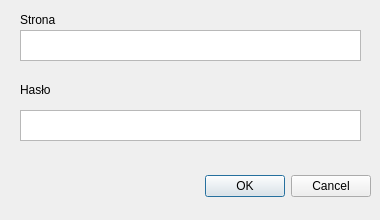
<?xml version="1.0" encoding="UTF-8"?>
<ui version="4.0">
 <class>addPassword</class>
 <widget class="QDialog" name="addPassword">
  <property name="geometry">
   <rect>
    <x>0</x>
    <y>0</y>
    <width>380</width>
    <height>220</height>
   </rect>
  </property>
  <property name="minimumSize">
   <size>
    <width>380</width>
    <height>220</height>
   </size>
  </property>
  <property name="maximumSize">
   <size>
    <width>380</width>
    <height>220</height>
   </size>
  </property>
  <property name="windowTitle">
   <string>Dialog</string>
  </property>
  <widget class="QDialogButtonBox" name="buttonBox">
   <property name="geometry">
    <rect>
     <x>30</x>
     <y>170</y>
     <width>341</width>
     <height>32</height>
    </rect>
   </property>
   <property name="orientation">
    <enum>Qt::Horizontal</enum>
   </property>
   <property name="standardButtons">
    <set>QDialogButtonBox::Cancel|QDialogButtonBox::Ok</set>
   </property>
  </widget>
  <widget class="QTextEdit" name="siteText">
   <property name="geometry">
    <rect>
     <x>20</x>
     <y>30</y>
     <width>341</width>
     <height>31</height>
    </rect>
   </property>
   <property name="tabChangesFocus">
    <bool>true</bool>
   </property>
   <property name="acceptRichText">
    <bool>false</bool>
   </property>
  </widget>
  <widget class="QTextEdit" name="passwordText">
   <property name="geometry">
    <rect>
     <x>20</x>
     <y>110</y>
     <width>341</width>
     <height>31</height>
    </rect>
   </property>
   <property name="tabChangesFocus">
    <bool>true</bool>
   </property>
   <property name="acceptRichText">
    <bool>false</bool>
   </property>
  </widget>
  <widget class="QLabel" name="siteLabel">
   <property name="geometry">
    <rect>
     <x>20</x>
     <y>10</y>
     <width>63</width>
     <height>20</height>
    </rect>
   </property>
   <property name="text">
    <string>Strona</string>
   </property>
  </widget>
  <widget class="QLabel" name="passwordLabel">
   <property name="geometry">
    <rect>
     <x>20</x>
     <y>80</y>
     <width>63</width>
     <height>20</height>
    </rect>
   </property>
   <property name="text">
    <string>Hasło</string>
   </property>
  </widget>
 </widget>
 <resources/>
 <connections>
  <connection>
   <sender>buttonBox</sender>
   <signal>accepted()</signal>
   <receiver>addPassword</receiver>
   <slot>accept()</slot>
   <hints>
    <hint type="sourcelabel">
     <x>248</x>
     <y>254</y>
    </hint>
    <hint type="destinationlabel">
     <x>157</x>
     <y>274</y>
    </hint>
   </hints>
  </connection>
  <connection>
   <sender>buttonBox</sender>
   <signal>rejected()</signal>
   <receiver>addPassword</receiver>
   <slot>reject()</slot>
   <hints>
    <hint type="sourcelabel">
     <x>316</x>
     <y>260</y>
    </hint>
    <hint type="destinationlabel">
     <x>286</x>
     <y>274</y>
    </hint>
   </hints>
  </connection>
 </connections>
</ui>
